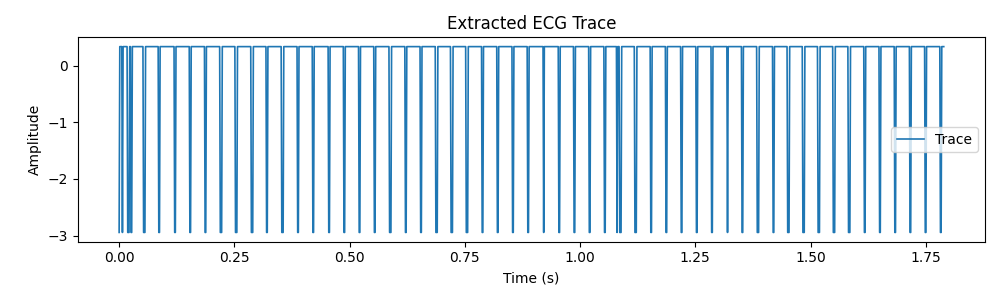
#> input picture trace_debug/trace_21437547.png, 1000 x 300 px
$ python -i ecg_image_parser.py   (imports and definitions only)   (Python 2 division)
#> lines starting #> are read from the running program, lines starting #| are printed output that depends on the picture; after the words box and inside, x2 and y2 are one past the last pixel; in counts of white or black regions, pixels touching at a corner belong together
import cv2, numpy as np
from scipy.signal import resample

def _deskew(img):
    edges = cv2.Canny(img, 50, 150, apertureSize=3)
    lines = cv2.HoughLines(edges, 1, np.pi/180, 200)
    if lines is None:          # looks straight
        return img
    angle = np.median([l[0][1] for l in lines])
    rot = (angle - np.pi/2) * 180/np.pi      # deg offset from 90 °
    M = cv2.getRotationMatrix2D((img.shape[1]/2, img.shape[0]/2), rot, 1.0)
    return cv2.warpAffine(img, M, img.shape[::-1], flags=cv2.INTER_LINEAR,
                          borderMode=cv2.BORDER_REPLICATE)

def image_to_signal(img_bytes: bytes, out_len: int = 180) -> np.ndarray:
    raw = cv2.imdecode(np.frombuffer(img_bytes, np.uint8), cv2.IMREAD_GRAYSCALE)
    if raw is None:
        raise ValueError("Corrupted or unsupported image")
    img  = _deskew(raw)

    clahe = cv2.createCLAHE(clipLimit=2.0, tileGridSize=(8, 8))
    img   = clahe.apply(img)
    img   = cv2.medianBlur(img, 3)

    _, bw = cv2.threshold(img, 0, 255, cv2.THRESH_OTSU | cv2.THRESH_BINARY_INV)
    grid  = cv2.morphologyEx(bw, cv2.MORPH_OPEN,
            cv2.getStructuringElement(cv2.MORPH_RECT, (3, 3)))
    bw    = cv2.bitwise_and(bw, cv2.bitwise_not(grid))

    rowsum = bw.sum(axis=1)
    r = int(np.argmax(rowsum))
    band  = bw[max(0, r-40): r+40, :]            # pick fattest trace row
    trace = 255 - band.mean(axis=0)              # 0–255 ➜ waveform
    trace = (trace - trace.min()) / (trace.ptp() + 1e-6) - 0.5
    return resample(trace, out_len).astype(np.float32)

>>> import cv2
>>> picture = cv2.imread('trace_debug/trace_21437547.png', cv2.IMREAD_GRAYSCALE)
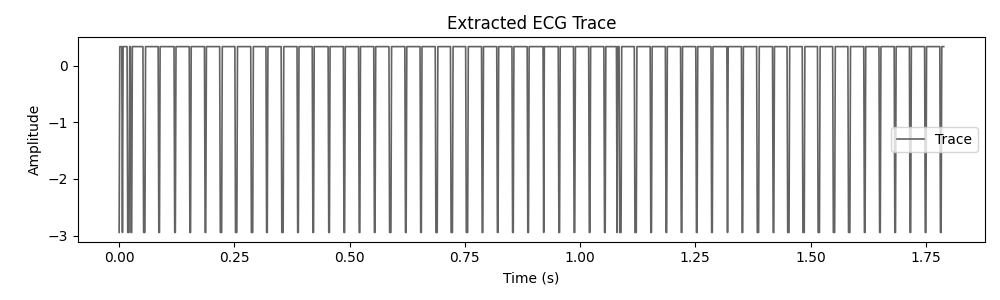
#> picture: shape (300, 1000); min 0, max 255, mean 233.8
>>> result = _deskew(picture)
#> in _deskew, `edges = cv2.Canny(img, 50, 150, apertureSize=3)`:
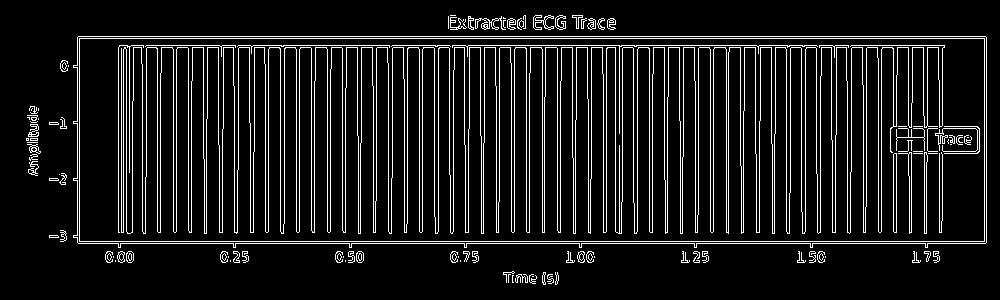
#> edges: shape (300, 1000); 10% white in thin lines or dots, all inside (x1, y1, x2, y2) = (26, 15, 987, 285)
#> in _deskew, `lines = cv2.HoughLines(edges, 1, np.pi/180, 200)`: lines = 14 rows, first 8: [241, 1.57], [36, 1.57], [38, 1.57], [243, 1.57], [45, 1.57], [47, 1.57], [34, 1.59], [52, 1.55]
#> in _deskew, `angle = np.median([l[0][1] for l in lines])`: angle = 1.56
#> in _deskew, `rot = (angle - np.pi/2) * 180/np.pi`: rot = -0.5
#> in _deskew, `M = cv2.getRotationMatrix2D((img.shape[1]/2, img.shape[0]/2), rot, 1.0)`: M = [[1, -0.00873, 1.33], [0.00873, 1, -4.36]]
#> in _deskew, `return cv2.warpAffine(img, M, img.shape[::-1], flags=cv2.INTER_LINEAR,..`:
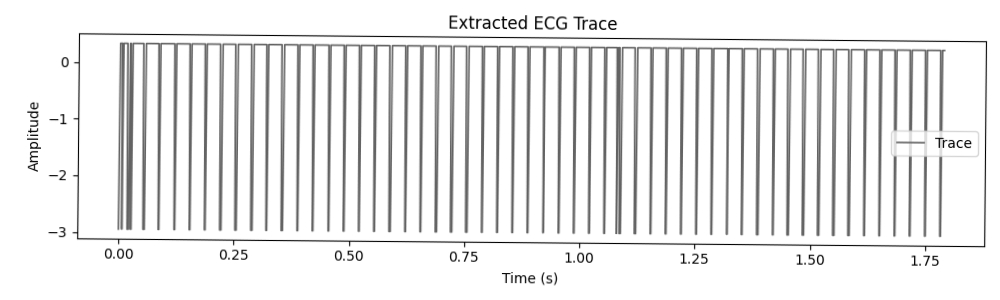
#> returned value: shape (300, 1000); min 0, max 255, mean 233.8

$ run again, on trace_debug/trace_d17ea9c3.png
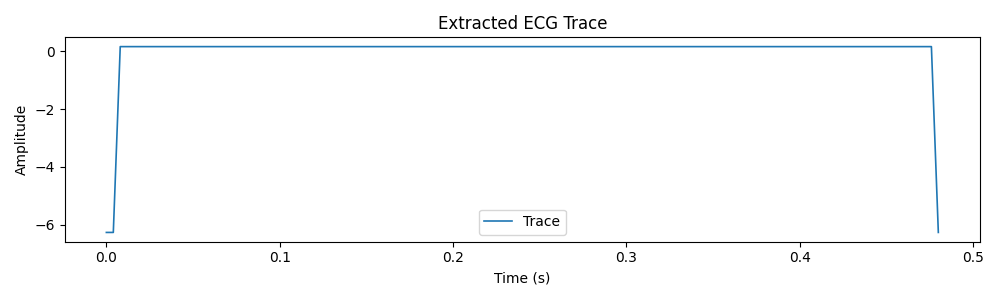
#> input picture trace_debug/trace_d17ea9c3.png, 1000 x 300 px
#> in _deskew, `edges = cv2.Canny(img, 50, 150, apertureSize=3)`:
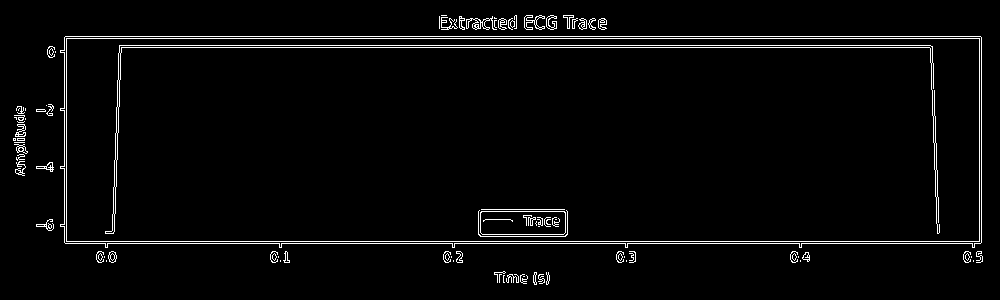
#> edges: shape (300, 1000); 3.2% white in thin lines or dots, all inside (x1, y1, x2, y2) = (13, 15, 983, 285)
#> lines = [[36, 1.57], [38, 1.57], [241, 1.57], [243, 1.57], [47, 1.57], [45, 1.57], [51, 1.55], [32, 1.59], [979, 0], [981, 0], [66, 0], [64, 0]]
#> angle = 1.57
#> rot = 2.5e-06
#> M = [[1, 4.37e-08, -6.56e-06], [-4.37e-08, 1, 2.19e-05]]

$ run again, on trace_debug/trace_ecf3814f.png
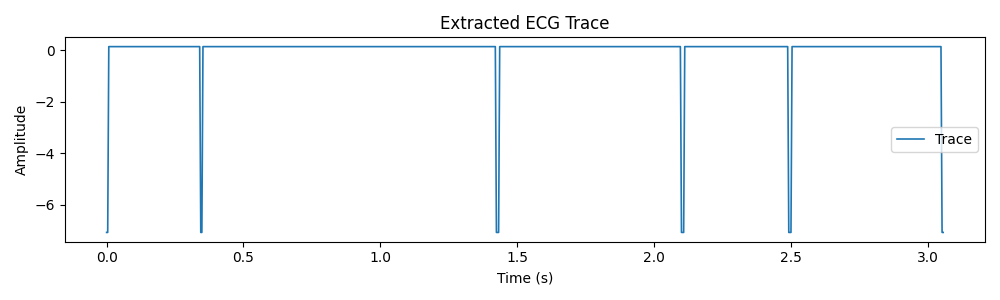
#> input picture trace_debug/trace_ecf3814f.png, 1000 x 300 px
#> `picture = cv2.imread('trace_debug/trace_21437547.png', cv2.IMREAD_GRAY..`:
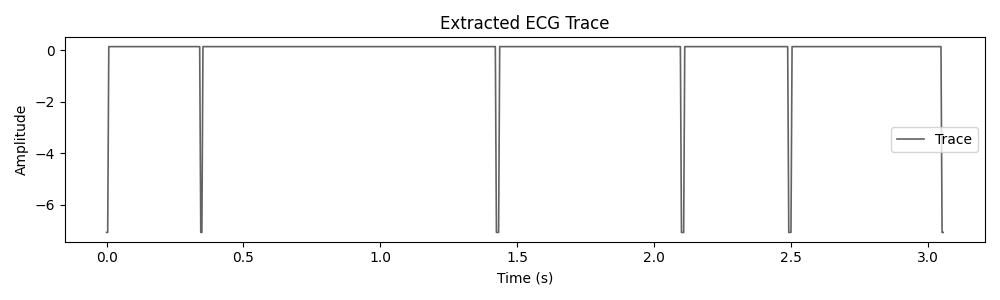
#> picture: shape (300, 1000); min 0, max 255, mean 249.1
#> in _deskew, `edges = cv2.Canny(img, 50, 150, apertureSize=3)`:
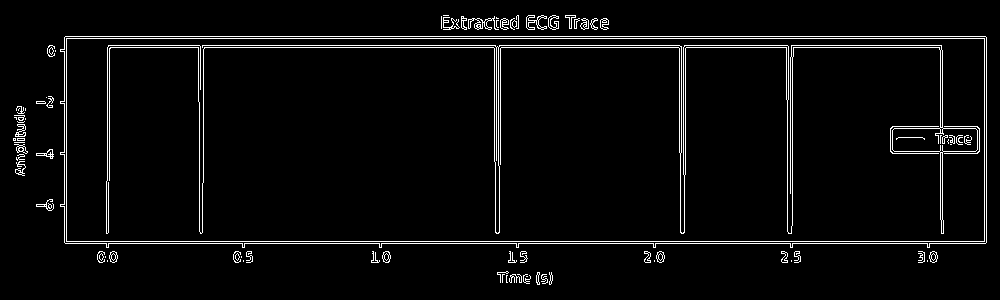
#> edges: shape (300, 1000); 4% white in thin lines or dots, all inside (x1, y1, x2, y2) = (13, 15, 987, 285)
#> lines = 14 rows, first 8: [36, 1.57], [38, 1.57], [241, 1.57], [243, 1.57], [45, 1.57], [47, 1.57], [52, 1.55], [50, 1.55]
#> angle = 1.57
#> rot = 2.5e-06
#> M = [[1, 4.37e-08, -6.56e-06], [-4.37e-08, 1, 2.19e-05]]
